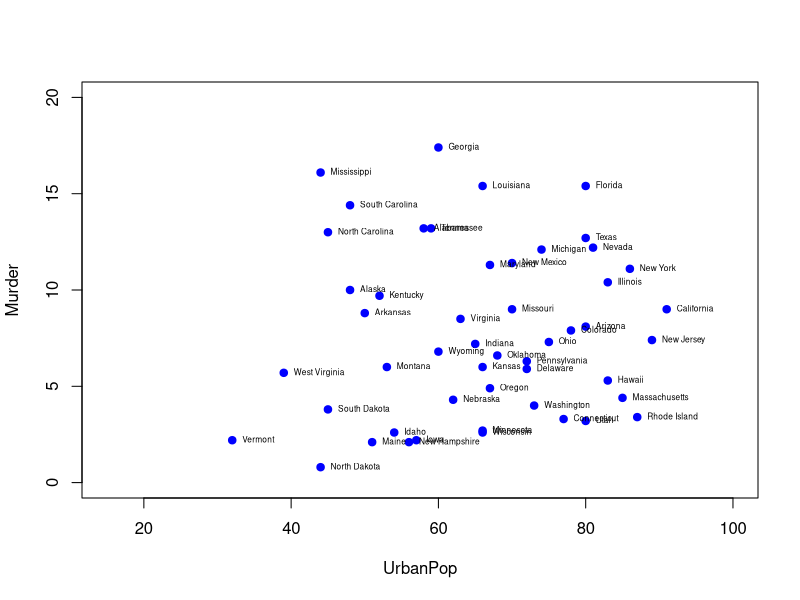
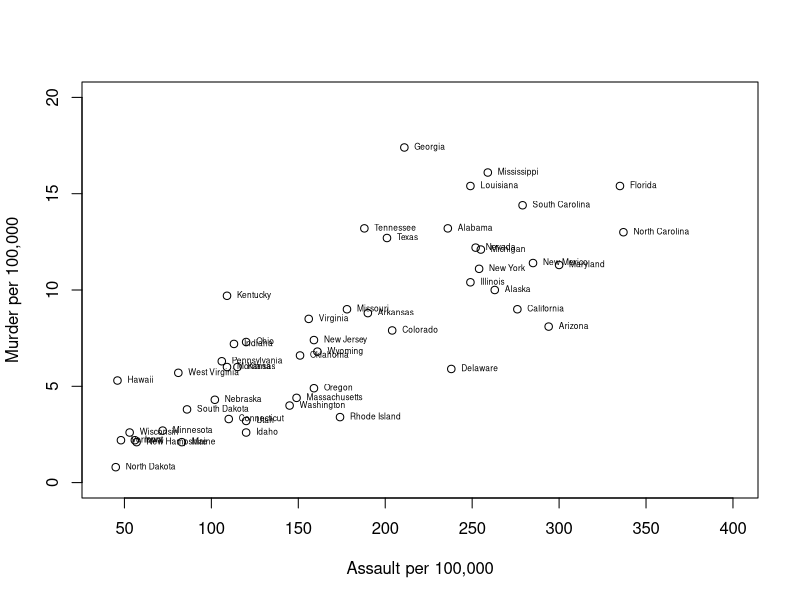
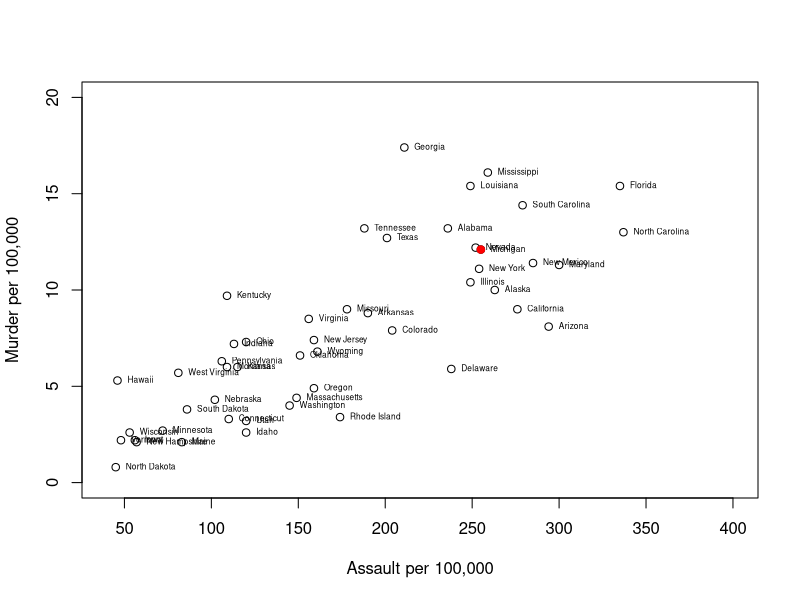
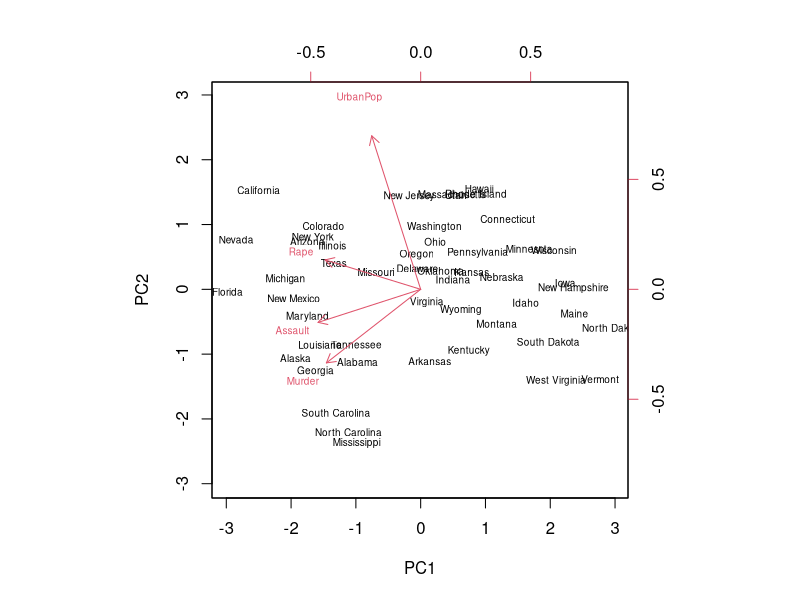

These charts were generated, in order, by the following R code:
## ---- chunk 1
data(USArrests)
crime<-USArrests
## ---- chunk 2
plot(Murder~UrbanPop, data=crime, xlim=c(15,100), ylim=c(0,20), pch=19, col="blue")
# label the points with the state
with(crime, text(Murder~UrbanPop, labels = row.names(crime), pos = 4, cex=0.5))
## ---- chunk 3
plot(Murder~Assault, data=crime, xlim=c(40,400),  ylim=c(0,20), xlab="Assault per 100,000", ylab="Murder per 100,000")
with(crime, text(Murder~Assault, labels = row.names(crime), pos = 4, cex=0.5))
## ---- chunk 4
crime$state<-rownames(crime)
crime[crime$state=="Michigan",]
## ---- chunk 5
#fig.width=7, fig.height=6
# Label Michigan in the figure
plot(Murder~Assault, data=crime, xlim=c(40,400),  ylim=c(0,20), xlab="Assault per 100,000", ylab="Murder per 100,000")
with(crime, text(Murder~Assault, labels = row.names(crime), pos = 4, cex=0.5))
indx<-which(crime$state=="Michigan")
points(crime$Assault[indx], crime$Murder[indx], pch=19, col="red")
## ---- chunk 6
apply(USArrests, 2, mean)
apply(USArrests, 2, var)
## ---- chunk 7
pca.out = prcomp(USArrests, scale = TRUE)
pca.out
biplot(pca.out, scale = 0, cex=0.6)
